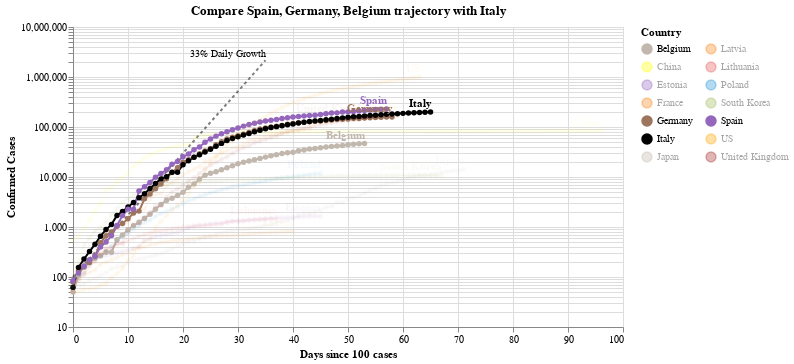

The notebook cell this image was saved under:
### Code cell
#hide_input
chart2 = make_since_chart(dff2, ['Spain', 'Germany', 'Belgium'], baseline_countries)
chart2

### Figure 1 — Vega-Lite specification as saved in the notebook (floating-point values rounded to 4 significant figures; data arrays with more than 128 entries replaced by an {"elided": "..."} marker saying what was removed)
{"config": {"view": {"continuousWidth": 400, "continuousHeight": 300}}, "layer": [{"mark": {"type": "line", "color": "black", "opacity": 0.5, "strokeDash": [3, 3]}, "encoding": {"x": {"type": "quantitative", "field": "Days since 100 cases"}, "y": {"type": "quantitative", "field": "Confirmed Cases"}}}, {"mark": {"type": "text", "align": "right", "dy": -6, "fontSize": 10, "text": "33% Daily Growth"}, "encoding": {"x": {"type": "quantitative", "field": "Days since 100 cases"}, "y": {"type": "quantitative", "field": "Confirmed Cases"}}, "transform": [{"filter": "(datum['Days since 100 cases'] >= 35)"}]}, {"data": {"name": "data-2e16ebd3bc33a2448d4cb2e180137546"}, "mark": {"type": "line", "point": true}, "encoding": {"color": {"type": "nominal", "field": "Country", "legend": {"columns": 2}, "scale": {"domain": ["Belgium", "China", "Estonia", "France", "Germany", "Italy", "Japan", "Latvia", "Lithuania", "Poland", "South Korea", "Spain", "US", "United Kingdom"], "range": ["#C1B7AD", "yellow", "#9467bd", "#F58518", "#9D755D", "black", "#C1B7AD", "#F58518", "#E45756", "#2495D3", "#A1BA59", "#9467bd", "orange", "brown"]}}, "opacity": {"condition": {"value": 1, "selection": "selector003"}, "value": 0.05}, "tooltip": [{"type": "nominal", "field": "Country"}, {"type": "temporal", "field": "Date"}, {"type": "quantitative", "field": "Confirmed Cases"}, {"type": "quantitative", "field": "Days since 100 cases"}], "x": {"type": "quantitative", "field": "Days since 100 cases"}, "y": {"type": "quantitative", "field": "Confirmed Cases", "scale": {"type": "log"}}}, "selection": {"selector003": {"type": "multi", "fields": ["Country"], "bind": "legend", "init": [{"Country": "Spain"}, {"Country": "Germany"}, {"Country": "Belgium"}, {"Country": "Italy"}]}}, "width": 550}, {"data": {"name": "data-2e16ebd3bc33a2448d4cb2e180137546"}, "mark": {"type": "text", "align": "right", "dy": -8, "fontWeight": "bold"}, "encoding": {"color": {"type": "nominal", "field": "Country", "legend": {"columns": 2}, "scale": {"domain": ["Belgium", "China", "Estonia", "France", "Germany", "Italy", "Japan", "Latvia", "Lithuania", "Poland", "South Korea", "Spain", "US", "United Kingdom"], "range": ["#C1B7AD", "yellow", "#9467bd", "#F58518", "#9D755D", "black", "#C1B7AD", "#F58518", "#E45756", "#2495D3", "#A1BA59", "#9467bd", "orange", "brown"]}}, "opacity": {"condition": {"value": 1, "selection": "selector003"}, "value": 0.05}, "text": {"type": "nominal", "field": "Country"}, "tooltip": [{"type": "nominal", "field": "Country"}, {"type": "temporal", "field": "Date"}, {"type": "quantitative", "field": "Confirmed Cases"}, {"type": "quantitative", "field": "Days since 100 cases"}], "x": {"type": "quantitative", "field": "Days since 100 cases"}, "y": {"type": "quantitative", "field": "Confirmed Cases", "scale": {"type": "log"}}}, "transform": [{"filter": "(datum['Date'] >= 1587945600000)"}], "width": 550}], "data": {"name": "data-c1a3bbf4dd040f2e7e8e7a69520e3c2a"}, "title": "Compare Spain, Germany, Belgium trajectory with Italy", "$schema": "https://vega.github.io/schema/vega-lite/v4.0.2.json", "datasets": {"data-c1a3bbf4dd040f2e7e8e7a69520e3c2a": [{"Days since 100 cases": 0, "Confirmed Cases": 100.0}, {"Days since 100 cases": 1, "Confirmed Cases": 133.0}, {"Days since 100 cases": 2, "Confirmed Cases": 176.9}, {"Days since 100 cases": 3, "Confirmed Cases": 235.3}, {"Days since 100 cases": 4, "Confirmed Cases": 312.9}, {"Days since 100 cases": 5, "Confirmed Cases": 416.2}, {"Days since 100 cases": 6, "Confirmed Cases": 553.5}, {"Days since 100 cases": 7, "Confirmed Cases": 736.1}, {"Days since 100 cases": 8, "Confirmed Cases": 979.1}, {"Days since 100 cases": 9, "Confirmed Cases": 1302.0}, {"Days since 100 cases": 10, "Confirmed Cases": 1732.0}, {"Days since 100 cases": 11, "Confirmed Cases": 2303.0}, {"Days since 100 cases": 12, "Confirmed Cases": 3064.0}, {"Days since 100 cases": 13, "Confirmed Cases": 4074.0}, {"Days since 100 cases": 14, "Confirmed Cases": 5419.0}, {"Days since 100 cases": 15, "Confirmed Cases": 7207.0}, {"Days since 100 cases": 16, "Confirmed Cases": 9586.0}, {"Days since 100 cases": 17, "Confirmed Cases": 12750.0}, {"Days since 100 cases": 18, "Confirmed Cases": 16960.0}, {"Days since 100 cases": 19, "Confirmed Cases": 22550.0}, {"Days since 100 cases": 20, "Confirmed Cases": 29990.0}, {"Days since 100 cases": 21, "Confirmed Cases": 39890.0}, {"Days since 100 cases": 22, "Confirmed Cases": 53060.0}, {"Days since 100 cases": 23, "Confirmed Cases": 70560.0}, {"Days since 100 cases": 24, "Confirmed Cases": 93850.0}, {"Days since 100 cases": 25, "Confirmed Cases": 124800.0}, {"Days since 100 cases": 26, "Confirmed Cases": 166000.0}, {"Days since 100 cases": 27, "Confirmed Cases": 220800.0}, {"Days since 100 cases": 28, "Confirmed Cases": 293700.0}, {"Days since 100 cases": 29, "Confirmed Cases": 390600.0}, {"Days since 100 cases": 30, "Confirmed Cases": 519500.0}, {"Days since 100 cases": 31, "Confirmed Cases": 690900.0}, {"Days since 100 cases": 32, "Confirmed Cases": 918900.0}, {"Days since 100 cases": 33, "Confirmed Cases": 1222000.0}, {"Days since 100 cases": 34, "Confirmed Cases": 1625000.0}, {"Days since 100 cases": 35, "Confirmed Cases": 2162000.0}], "data-2e16ebd3bc33a2448d4cb2e180137546": {"elided": "825 records"}}}
